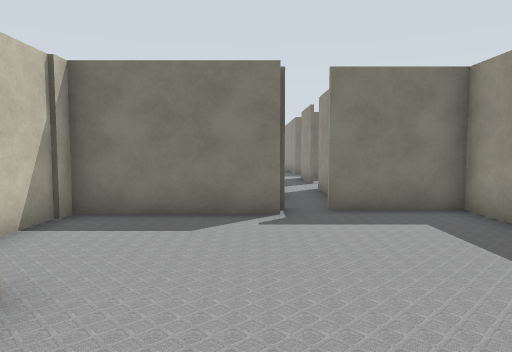
view 1 (above)

21 first-person views from a walk through a world built for the Gazebo simulator. The camera is 1.2 m above the floor, tilts 4° down and sees 70° across. The lines on the ground mark 1 m squares. The floor is counted in squares, 1 m on a side. Each view is taken from the middle of a square. On the plan, view 1 faces up. The plan holds only what a view shows up to about 14 squares ahead; the rest is blank. The place goes on beyond the plan. Robots are left out. Gazebo's built-in surfaces are drawn with simple patterns. Some stock models are drawn as simple stand-ins.

view 2
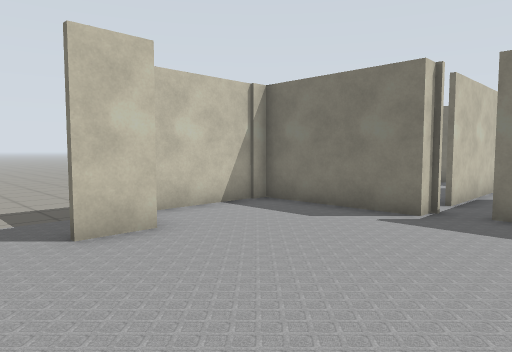

view 3
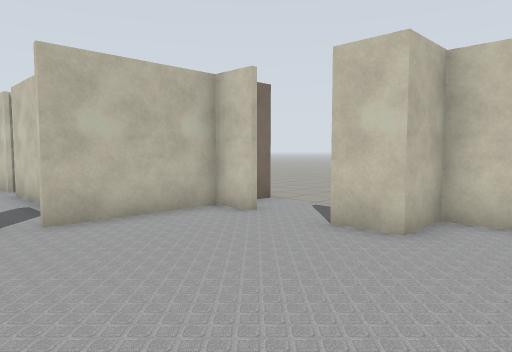

view 4
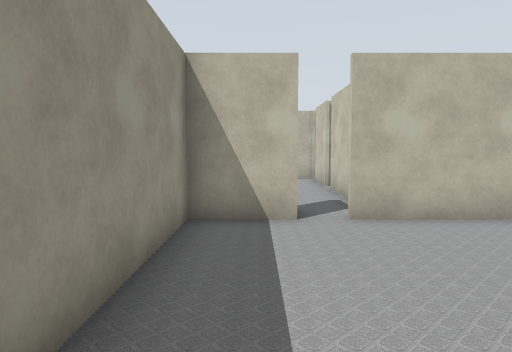

view 5
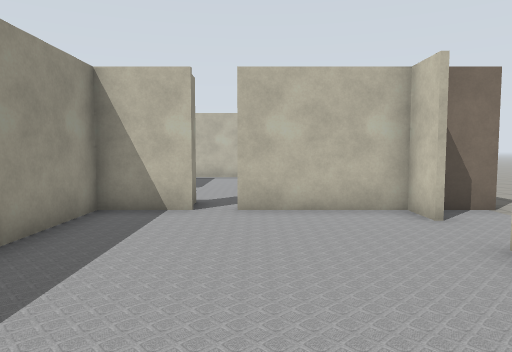

view 6
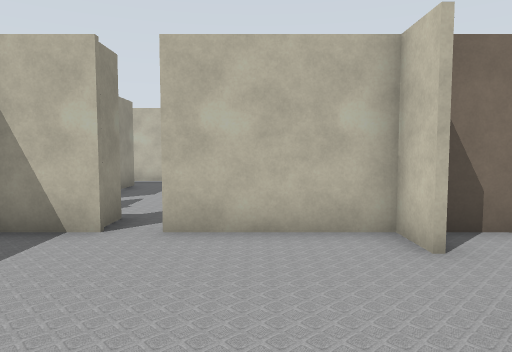

view 7
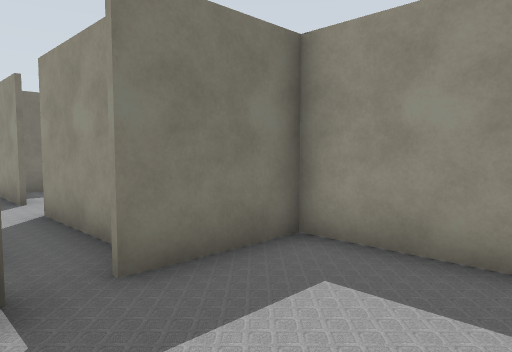

view 8
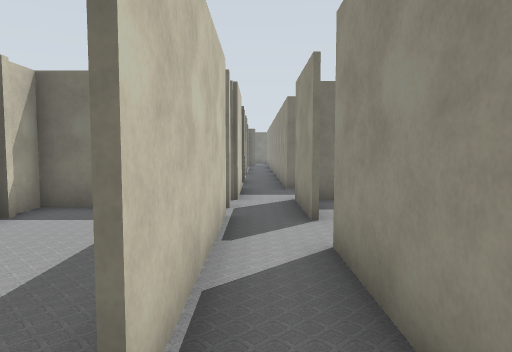

view 9
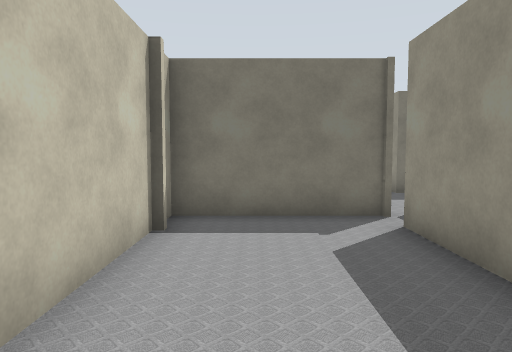

view 10
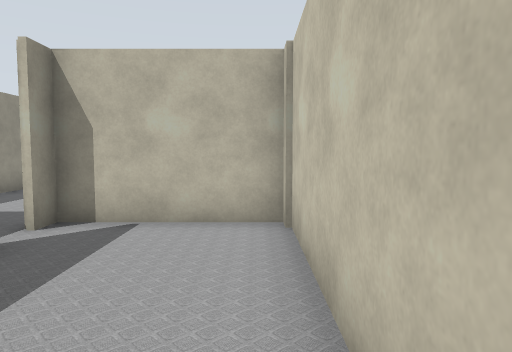

view 11
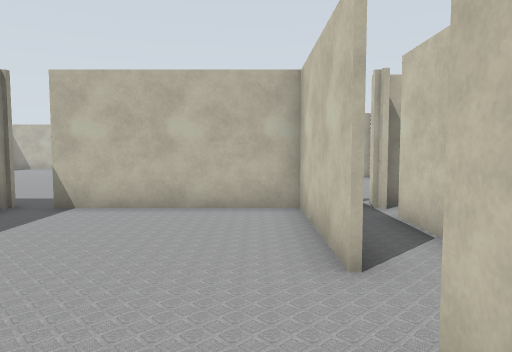

view 12
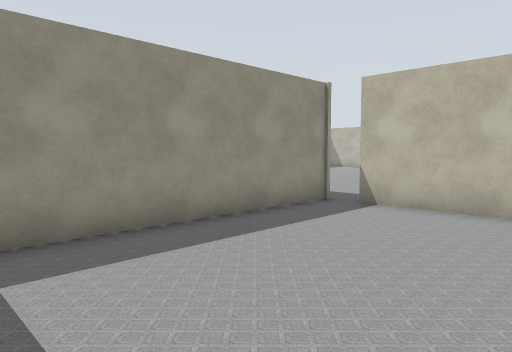

view 13
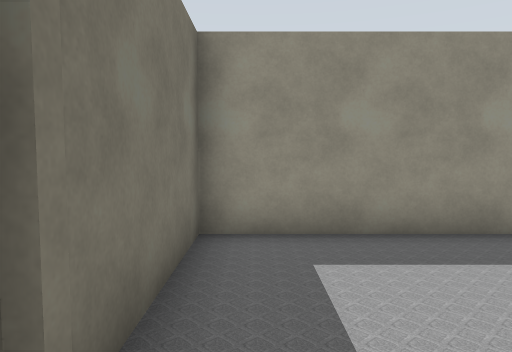

view 14
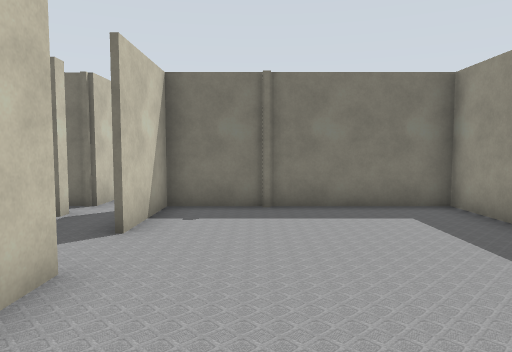

view 15
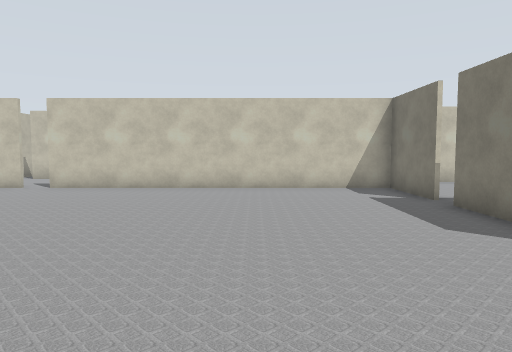

view 16
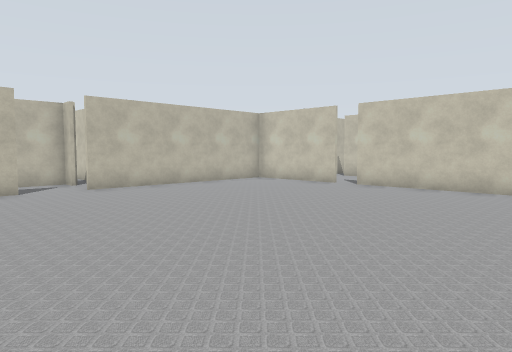

view 17
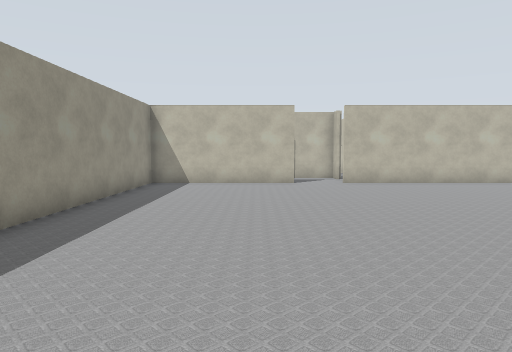

view 18
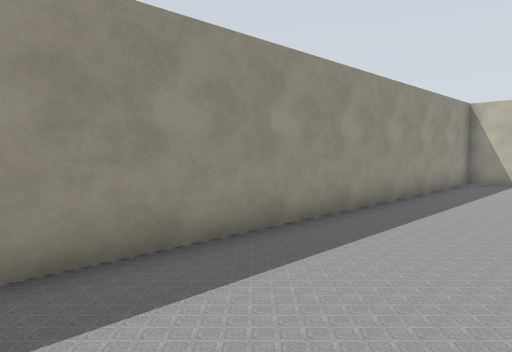

view 19
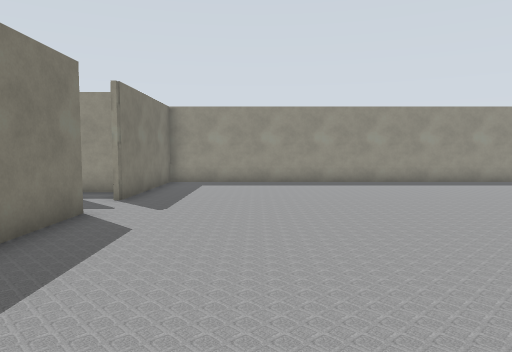

view 20
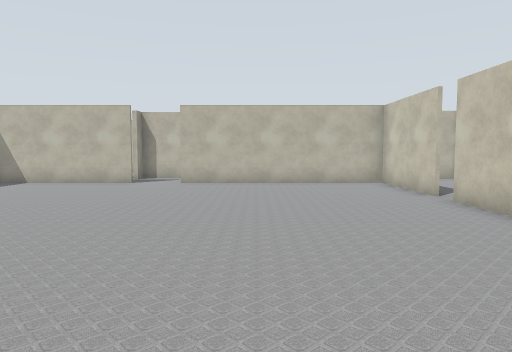

view 21
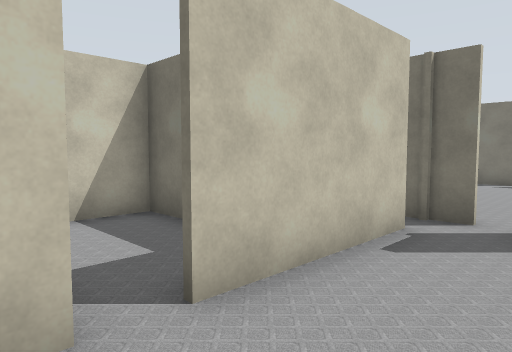

### Floor plan
Ten units are one square. View 1 is at (0, 0); x grows to the right and y downward. Boxes are objects, and circles mark ways between rooms. Rooms are numbered by the first view taken in them; rooms with no view inside come last. Other rooms are left out.
<svg viewBox="-44 -165 238 260">
<path fill="none" stroke="#000" d="M5 -76 5 -68 -36 -68 -36 -29 -21 -29 -21 -16M-21 1 -21 13 14 13M41 -73 14 -73M-39 13 -28 13M24 13 42 13 42 -74M3 -112 3 -138M-36 -135 -36 -69 3 -69M5 -147 -36 -147 -36 -138M7 -158 -1 -158M21 -115 21 -74 72 -74M82 -73 82 -158 21 -158 21 -131M135 85 189 85 189 -73 138 -73M120 -73 82 -73M43 45 43 85 119 85M72 -73 41 -73M43 -74 43 36M7 72 7 90M42 86 42 72M7 24 7 65M20 -131 20 -160M5 -136 5 -84M5 -150 5 -147M20 -82 20 -115"/>
<circle cx="10" cy="-70" r="3" fill="#2a7"/>
<circle cx="0" cy="-140" r="3" fill="#2a7"/>
<circle cx="0" cy="-80" r="3" fill="#2a7"/>
<circle cx="70" cy="-70" r="3" fill="#2a7"/>
<circle cx="20" cy="-125" r="3" fill="#2a7"/>
<circle cx="40" cy="40" r="3" fill="#2a7"/>
<text x="-20" y="-60">1</text>
<text x="-20" y="-110">2</text>
<text x="50" y="-120">3</text>
<text x="120" y="10">4</text>
<text x="30" y="60">5</text>
<text x="10" y="-120">6</text>
</svg>
Room 1 opens to room 6. Room 2 opens to room 6. Room 3 opens to room 4. Room 3 opens to room 6. Room 4 opens to room 5.

Where each view was taken, in squares from view 1:
view 1: 0 up, 0 right, facing up
view 2: 0 up, 3 right, facing up-left
view 3: 5 up, 3 right, facing down-left
view 4: 5 up, 3 right, facing down
view 5: 6 up, 1 right, facing down
view 6: 4 up, 0 right, facing down
view 7: 4 up, 0 right, facing up-right
view 8: 7 up, 1 right, facing up
view 9: 8 up, 2 left, facing up
view 10: 13 up, 3 left, facing down
view 11: 15 up, 3 right, facing down
view 12: 15 up, 3 right, facing down-right
view 13: 15 up, 3 right, facing right
view 14: 8 up, 4 right, facing up
view 15: 3 up, 16 right, facing left
view 16: 3 up, 16 right, facing down-left
view 17: 5 up, 15 right, facing down
view 18: 6 up, 15 right, facing down-right
view 19: 4 up, 5 right, facing right
view 20: 5 up, 9 right, facing down
view 21: 8 down, 3 right, facing up-left
